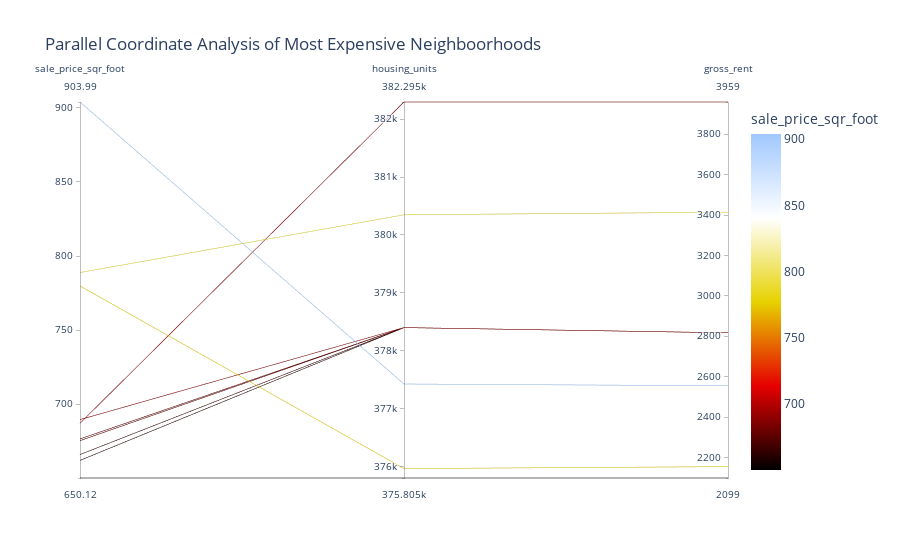

Write notebook code for a chart like this one.
### Code cell
# Parallel Coordinates Plot
px.parallel_coordinates(df_expensive_neighborhoods,
                        color="sale_price_sqr_foot",
                        color_continuous_scale=px.colors.sequential.Blackbody,
                        title="Parallel Coordinate Analysis of Most Expensive Neighboorhoods")

### Figure 1 — Plotly figure (JSON) as saved in the notebook; plotly's stock layout.template omitted (floating-point values rounded to 4 significant figures)
{"data": [{"dimensions": [{"label": "sale_price_sqr_foot", "values": [904.0, 788.8, 779.8, 689.6, 687.1, 676.5, 675.4, 666.0, 662.0, 650.1]}, {"label": "housing_units", "values": [377400.0, 380348, 376000.0, 378401, 382295, 378401, 378401, 378401, 378401, 375805]}, {"label": "gross_rent", "values": [2555.0, 3414, 2155.0, 2817.0, 3959, 2817.0, 2817.0, 2817.0, 2817.0, 2099]}], "domain": {"x": [0, 1], "y": [0, 1]}, "line": {"color": [904.0, 788.8, 779.8, 689.6, 687.1, 676.5, 675.4, 666.0, 662.0, 650.1], "coloraxis": "coloraxis"}, "name": "", "type": "parcoords"}], "layout": {"autosize": true, "coloraxis": {"colorbar": {"title": {"text": "sale_price_sqr_foot"}}, "colorscale": [[0, "rgb(0, 0, 0)"], [0.25, "rgb(230,0,0)"], [0.5, "rgb(230,210,0)"], [0.75, "rgb(255,255,255)"], [1, "rgb(160,200,255)"]]}, "legend": {"tracegroupgap": 0}, "title": {"text": "Parallel Coordinate Analysis of Most Expensive Neighboorhoods"}}}
